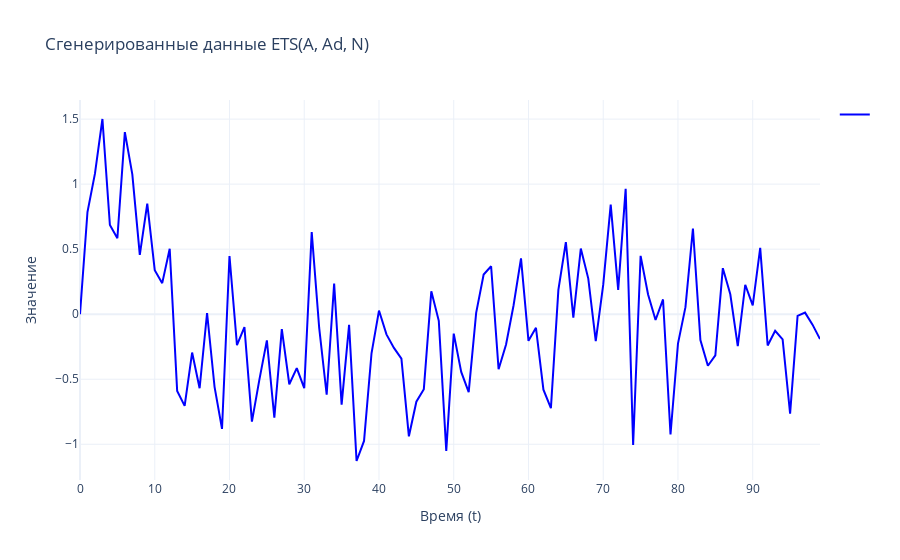

The code cell stored with this chart in its notebook:
### Code cell
fig = go.Figure()

fig.add_trace(go.Scatter(
    x=simulated_data.index,
    y=incorrect_residuals,
    mode='lines',
    name='',
    line=dict(color='blue', width=2)
))

# Настройка макета графика
fig.update_layout(
    title="Сгенерированные данные ETS(A, Ad, N)",
    xaxis_title="Время (t)",
    yaxis_title="Значение",
    template="plotly_white",
    showlegend=True
)

# Отображение графика
fig.show()

### Figure 1 — Plotly figure (JSON) as saved in the notebook; plotly's stock layout.template omitted (floating-point values rounded to 4 significant figures)
{"data": [{"line": {"color": "blue", "width": 2}, "mode": "lines", "name": "", "type": "scatter", "x": [0, 1, 2, 3, 4, 5, 6, 7, 8, 9, 10, 11, 12, 13, 14, 15, 16, 17, 18, 19, 20, 21, 22, 23, 24, 25, 26, 27, 28, 29, 30, 31, 32, 33, 34, 35, 36, 37, 38, 39, 40, 41, 42, 43, 44, 45, 46, 47, 48, 49, 50, 51, 52, 53, 54, 55, 56, 57, 58, 59, 60, 61, 62, 63, 64, 65, 66, 67, 68, 69, 70, 71, 72, 73, 74, 75, 76, 77, 78, 79, 80, 81, 82, 83, 84, 85, 86, 87, 88, 89, 90, 91, 92, 93, 94, 95, 96, 97, 98, 99], "y": [0.00038, 0.7856, 1.081, 1.501, 0.6855, 0.5841, 1.4, 1.075, 0.4564, 0.851, 0.3389, 0.239, 0.5037, -0.5904, -0.705, -0.2947, -0.5692, 0.009431, -0.5587, -0.8821, 0.4474, -0.2379, -0.09903, -0.8258, -0.5025, -0.2008, -0.7962, -0.1143, -0.5385, -0.4142, -0.5687, 0.631, -0.1057, -0.6191, 0.2348, -0.6952, -0.08174, -1.129, -0.9743, -0.3003, 0.02806, -0.1549, -0.2589, -0.342, -0.9386, -0.6724, -0.5764, 0.1757, -0.05065, -1.051, -0.149, -0.4433, -0.5988, 0.01061, 0.3048, 0.3688, -0.4229, -0.2331, 0.06715, 0.429, -0.2047, -0.1046, -0.5805, -0.7222, 0.1869, 0.5538, -0.02582, 0.5045, 0.2736, -0.2066, 0.227, 0.8433, 0.1873, 0.9638, -1.006, 0.4489, 0.1517, -0.04434, 0.1136, -0.9246, -0.2264, 0.05386, 0.6589, -0.1982, -0.3961, -0.3163, 0.3537, 0.1532, -0.2454, 0.2265, 0.06761, 0.5102, -0.2405, -0.1276, -0.1929, -0.7642, -0.01287, 0.01234, -0.08032, -0.1914]}], "layout": {"showlegend": true, "title": {"text": "Сгенерированные данные ETS(A, Ad, N)"}, "xaxis": {"title": {"text": "Время (t)"}}, "yaxis": {"title": {"text": "Значение"}}}}
